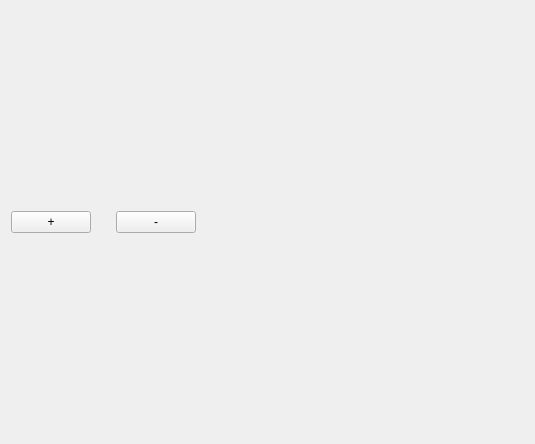
<?xml version="1.0" encoding="UTF-8"?>
<ui version="4.0">
 <class>OnlineAnalog</class>
 <widget class="QWidget" name="OnlineAnalog">
  <property name="geometry">
   <rect>
    <x>0</x>
    <y>0</y>
    <width>535</width>
    <height>444</height>
   </rect>
  </property>
  <property name="sizePolicy">
   <sizepolicy hsizetype="MinimumExpanding" vsizetype="MinimumExpanding">
    <horstretch>0</horstretch>
    <verstretch>0</verstretch>
   </sizepolicy>
  </property>
  <property name="windowTitle">
   <string>Form</string>
  </property>
  <layout class="QGridLayout" name="gridLayout">
   <item row="1" column="0" colspan="2">
    <layout class="QGridLayout" name="mainLayout">
     <property name="sizeConstraint">
      <enum>QLayout::SetMaximumSize</enum>
     </property>
    </layout>
   </item>
   <item row="0" column="0">
    <layout class="QHBoxLayout" name="horizontalLayout">
     <property name="spacing">
      <number>25</number>
     </property>
     <item>
      <widget class="QPushButton" name="addBtt">
       <property name="text">
        <string>+</string>
       </property>
       <property name="autoDefault">
        <bool>false</bool>
       </property>
       <property name="default">
        <bool>false</bool>
       </property>
       <property name="flat">
        <bool>false</bool>
       </property>
      </widget>
     </item>
     <item>
      <widget class="QPushButton" name="rmvBtt">
       <property name="text">
        <string>-</string>
       </property>
       <property name="autoDefault">
        <bool>false</bool>
       </property>
       <property name="default">
        <bool>false</bool>
       </property>
       <property name="flat">
        <bool>false</bool>
       </property>
      </widget>
     </item>
    </layout>
   </item>
   <item row="0" column="1">
    <spacer name="horizontalSpacer">
     <property name="orientation">
      <enum>Qt::Horizontal</enum>
     </property>
     <property name="sizeHint" stdset="0">
      <size>
       <width>40</width>
       <height>20</height>
      </size>
     </property>
    </spacer>
   </item>
  </layout>
 </widget>
 <resources/>
 <connections/>
</ui>
